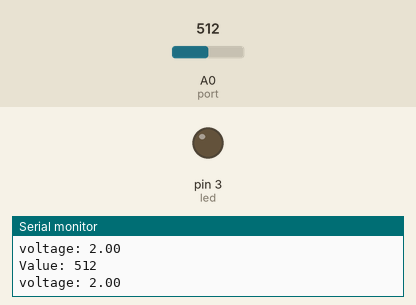
This sketch was run on a simulated Arduino Uno, built with avr-gcc and run on an emulated ATmega328P. On the bench: output pins drawn as LEDs (lit = HIGH), the last lines printed to the serial monitor. Inputs (shaded band) come from the test bench; at power-on: A0 (port) = 512.

Above: at 1.8 s.
1.9 s: A0 (port) set to 598
4.2 s: A0 (port) set to 627
At 6.8 s:
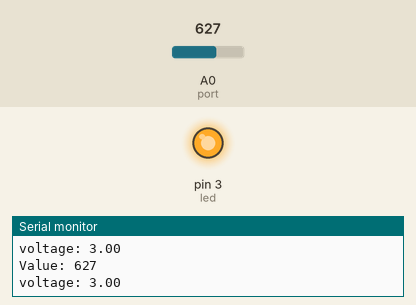
7.5 s: A0 (port) set to 511
At 10.2 s:
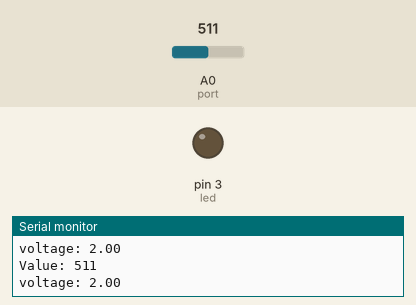
10.5 s: A0 (port) set to 716
At 12.7 s:
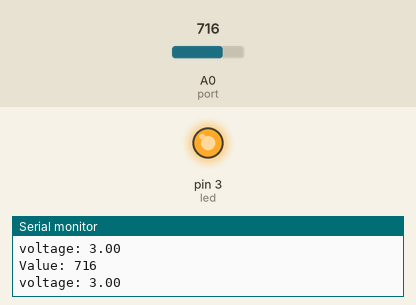
Timing chart, 0 to 14.2 s (numbered marks = the images above; inputs shaded):
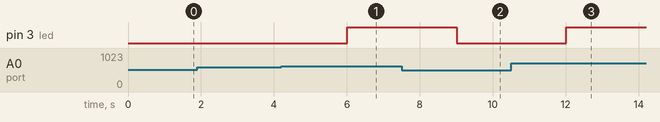

The sketch:

potentiometer.ino
```cpp
int led=3;
int port=A0;
int value;
float voltage;
void setup() {
  // put your setup code here, to run once:
Serial.begin(9600);
pinMode(led,OUTPUT);

}

void loop() {
  // put your main code here, to run repeatedly:
value= analogRead(port);
Serial.print("Value: ");
Serial.println(value);
voltage=((value*5)/1023);
Serial.print("voltage: ");
Serial.println(voltage);
delay (1000);

if (voltage >= 3){
digitalWrite(led,HIGH);
}
else {
  digitalWrite(led,LOW);
}
}
```

Measured:
- the behaviour switches between 613 and 614 on A0 (port) (found by bisection; images 0 and 1)
- after the input at 4.2 s, pin 3 (led): LOW → HIGH after 1.8 s
- after the input at 7.5 s, pin 3 (led): HIGH → LOW after 1.5 s
- after the input at 10.5 s, pin 3 (led): LOW → HIGH after 1.5 s
